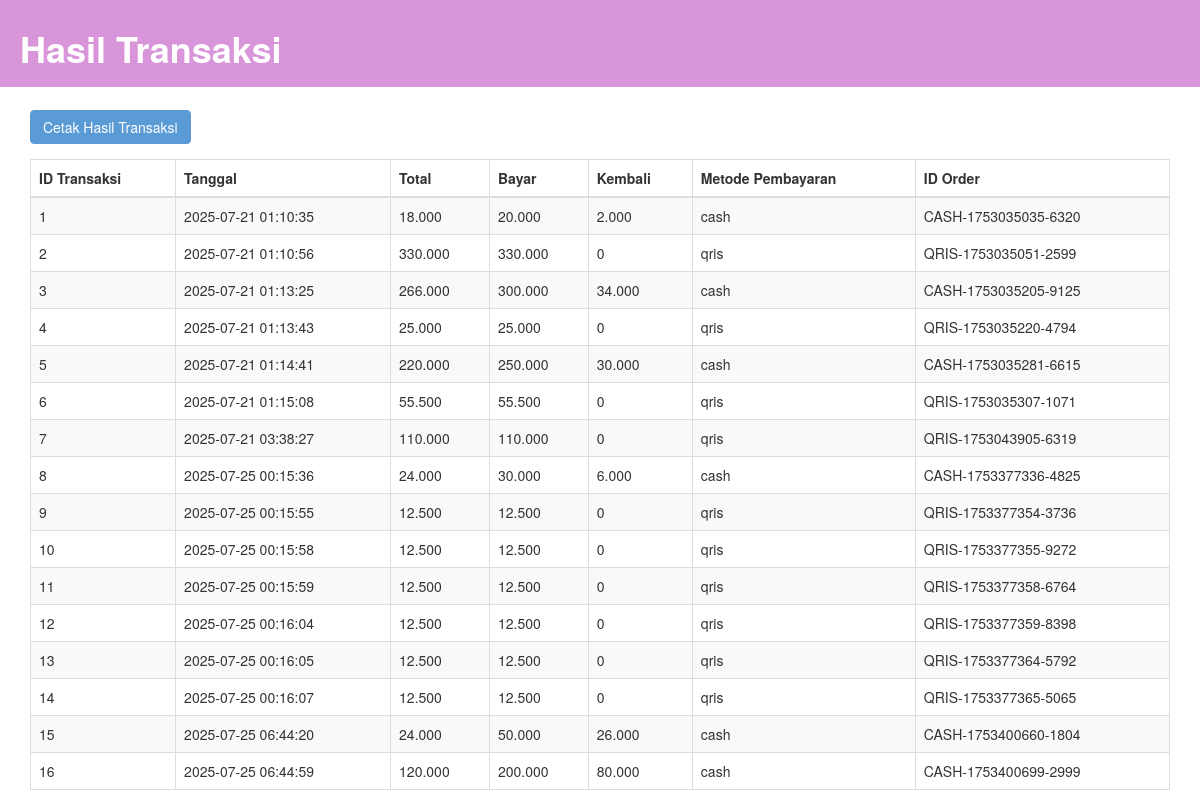
Screenshot of /hasil_transaksi.php (signed in) with the database file from the repository.
### tables this page shows
CREATE TABLE `transaksi` (
  `id_transaksi` bigint(20) NOT NULL,
  `total` bigint(20) NOT NULL,
  `bayar` bigint(20) NOT NULL,
  `kembali` bigint(20) NOT NULL,
  `payment_method` varchar(20) DEFAULT NULL,
  `payment_status` varchar(20) DEFAULT NULL,
  `order_id` varchar(50) DEFAULT NULL,
  `created_at` datetime DEFAULT current_timestamp()
);

### hasil_transaksi.php (the view, shortened to what this page needs)
<?php
include 'config1.php';
$query = $dbconnect->query("
    SELECT transaksi.* FROM transaksi ORDER BY transaksi.created_at
");
?>
<!DOCTYPE html>
<html>
<head>
    <link rel="stylesheet" href="https://cdn.jsdelivr.net/npm/bootstrap@3.3.7/dist/css/bootstrap.min.css">
</head>
<body>
    <div class="container">
        <div class="header">
            <h1><strong>Hasil Transaksi</strong></h1>
        </div>
        <div class="form-group">
            <button onclick="window.print()" class="btn btn-custom1">Cetak Hasil Transaksi</button>
        </div>
            <?php if ($query->num_rows > 0): ?>
            <table class="table table-bordered table-striped">
                <thead>
                    <tr>
                        <th>ID Transaksi</th>
                        <th>Tanggal</th>
                        <th>Total</th>
                        <th>Bayar</th>
                        <th>Kembali</th>
                        <th>Metode Pembayaran</th>
                        <th>ID Order</th>
                    </tr>
                </thead>
                <tbody>
                    <?php while ($row = $query->fetch_assoc()): ?>
                        <tr>
                            <td><?= $row['id_transaksi'] ?></td>
                            <td><?= $row['created_at'] ?></td>
                            <td><?= number_format($row['total'], 0, ',', '.') ?></td>
                            <td><?= number_format($row['bayar'], 0, ',', '.') ?></td>
                            <td><?= number_format($row['kembali'], 0, ',', '.') ?></td>
                            <td><?= $row['payment_method'] ?></td>
                            <td><?= $row['order_id'] ?></td>
                        </tr>
                    <?php endwhile; ?>
                </tbody>
            </table>
        <?php else: ?>
            <div class="alert alert-warning">Belum ada transaksi.</div>
        <?php endif; ?>
</body>
</html>

### hasil_transaksi.php (style rules this page uses)
.header { display: flex; align-items: center; justify-content: flex-start; padding: 8px 20px; background: #d895da; color: white; width: 100%; position: fixed; top: 0; left: 0; z-index: 1000; }
.container { margin-top: 110px; }
.btn-custom1 { background-color: #5a9bd5; border-color: #5a9bd5; color: #fff; }

### rows the page displays
transaksi: id_transaksi "1", created_at "2025-07-21 01:10:35", total "18.000", bayar "20.000", kembali "2.000", payment_method "cash", order "CASH-1753035035-6320"
transaksi: id_transaksi "2", created_at "2025-07-21 01:10:56", total "330.000", bayar "330.000", kembali "0", payment_method "qris", order "QRIS-1753035051-2599"
transaksi: id_transaksi "3", created_at "2025-07-21 01:13:25", total "266.000", bayar "300.000", kembali "34.000", payment_method "cash", order "CASH-1753035205-9125"
transaksi: id_transaksi "4", created_at "2025-07-21 01:13:43", total "25.000", bayar "25.000", kembali "0", payment_method "qris", order "QRIS-1753035220-4794"
transaksi: id_transaksi "5", created_at "2025-07-21 01:14:41", total "220.000", bayar "250.000", kembali "30.000", payment_method "cash", order "CASH-1753035281-6615"
transaksi: id_transaksi "6", created_at "2025-07-21 01:15:08", total "55.500", bayar "55.500", kembali "0", payment_method "qris", order "QRIS-1753035307-1071"
transaksi: id_transaksi "7", created_at "2025-07-21 03:38:27", total "110.000", bayar "110.000", kembali "0", payment_method "qris", order "QRIS-1753043905-6319"
transaksi: id_transaksi "8", created_at "2025-07-25 00:15:36", total "24.000", bayar "30.000", kembali "6.000", payment_method "cash", order "CASH-1753377336-4825"
transaksi: id_transaksi "9", created_at "2025-07-25 00:15:55", total "12.500", bayar "12.500", kembali "0", payment_method "qris", order "QRIS-1753377354-3736"
transaksi: id_transaksi "10", created_at "2025-07-25 00:15:58", total "12.500", bayar "12.500", kembali "0", payment_method "qris", order "QRIS-1753377355-9272"
transaksi: id_transaksi "11", created_at "2025-07-25 00:15:59", total "12.500", bayar "12.500", kembali "0", payment_method "qris", order "QRIS-1753377358-6764"
transaksi: id_transaksi "12", created_at "2025-07-25 00:16:04", total "12.500", bayar "12.500", kembali "0", payment_method "qris", order "QRIS-1753377359-8398"
transaksi: id_transaksi "13", created_at "2025-07-25 00:16:05", total "12.500", bayar "12.500", kembali "0", payment_method "qris", order "QRIS-1753377364-5792"
transaksi: id_transaksi "14", created_at "2025-07-25 00:16:07", total "12.500", bayar "12.500", kembali "0", payment_method "qris", order "QRIS-1753377365-5065"
transaksi: id_transaksi "15", created_at "2025-07-25 06:44:20", total "24.000", bayar "50.000", kembali "26.000", payment_method "cash", order "CASH-1753400660-1804"
transaksi: id_transaksi "16", created_at "2025-07-25 06:44:59", total "120.000", bayar "200.000", kembali "80.000", payment_method "cash", order "CASH-1753400699-2999"
